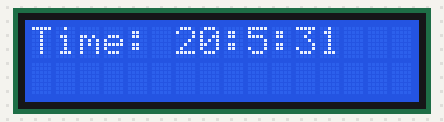
Simulated run of this sketch. Board: Arduino Uno, built with avr-gcc and run on an emulated ATmega328P. Shown: 16×2 character LCD.

Above: at 1.1 s.
At 5.1 s:
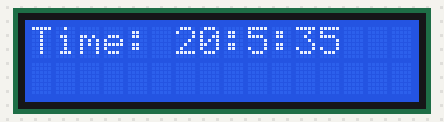
At 10.1 s:
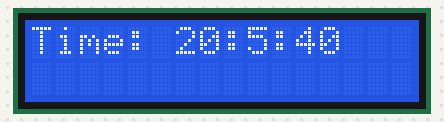
At 20.0 s:
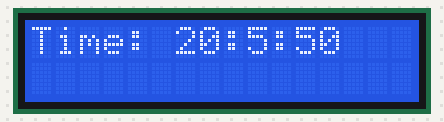
At 28.9 s:
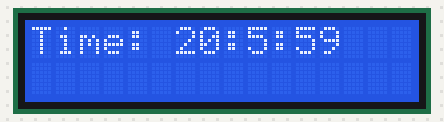
At 38.9 s:
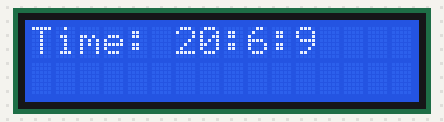

The sketch:

lab24_sketch.ino
```cpp
#include <LiquidCrystal.h> // Подключим библиотеку для работы с дисплеем

#define DELAY_SEC 990 // Пауза для отсчета секунд (подбирается эксперементально)


// Подключение лисплея к пинам ардуино в моем случае УНО
LiquidCrystal lcd(7, 6, 5, 4, 3, 2); // (RS, E, DB4, DB5, DB6, DB7)

int h = 20; // Часы
int m = 5; // Минуты
int s = 30;  // Секунды

void setup() {
  lcd.begin(16, 2); // Задаем размерность экрана формат : кол-во символов в строке на кол-во строк
}

void loop() {
  s++; // Считаем секунды
  delay(DELAY_SEC);
  if (s == 60) // При 60секундах
  {
    s = 0; // Обнуляем секунды
    m++; // Добавляем минуту
    if(m == 60) // При 60 минутах
    {
      m = 0; // Обнуляем минуты
      h++; // Добавляем час
      if (h == 24) // При 24 часах
      {
        h = 0; // Обнуляем часы
      }
    }
  }

  // Вывод на дисплей
  // Вывод времени
  lcd.clear();
  lcd.setCursor(0, 0);  // Устанавливаем курсор в начало 1й строки
  lcd.print("Time: ");   // Выводим надпись "Time:"
  lcd.print(h);         // Выводим часы
  lcd.print(":");       // Вывод двоеточие
  lcd.print(m);         // Выводим минуты
  lcd.print(":");       // Вывод двоеточие
  lcd.print(s);         // Выводим секунды
}
```

Measured:
- what the display in image 0 shows lasts 1.0 s, from 1.1 s to 2.1 s
